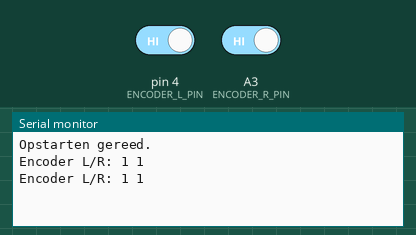
Bench run of a sketch on a simulated Arduino Uno, built with avr-gcc and run on an emulated ATmega328P. Parts: the last lines printed to the serial monitor. Inputs (shaded band) come from the test bench; at power-on: pin 4 (ENCODER_L_PIN) HIGH, A3 (ENCODER_R_PIN) HIGH.

Above: at 1.2 s.
1.3 s: pin 4 (ENCODER_L_PIN) driven LOW
At 2.6 s:
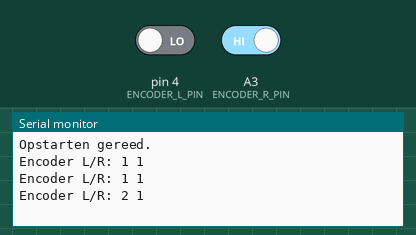
2.8 s: A3 (ENCODER_R_PIN) driven LOW
At 3.8 s:
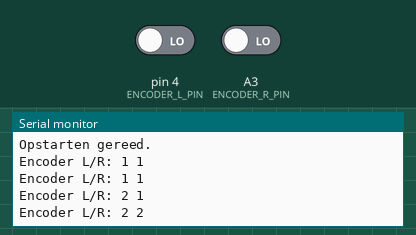
4.3 s: pin 4 (ENCODER_L_PIN) driven HIGH
At 5.3 s:
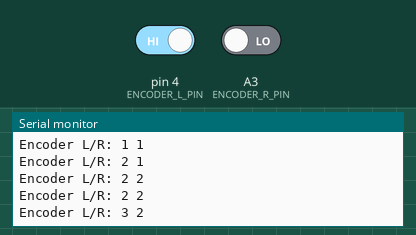
5.8 s: A3 (ENCODER_R_PIN) driven HIGH
At 6.8 s:
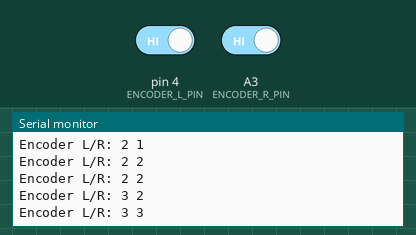
Timing chart, 0 to 8.3 s (numbered marks = the images above; inputs shaded):
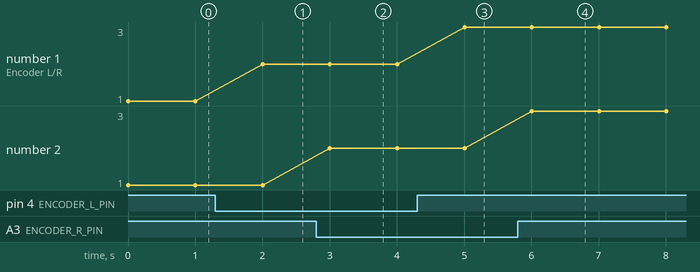

The sketch:

les_6_p21_encoders.ino
```cpp
const int ENCODER_L_PIN  =  4 ;
const int ENCODER_R_PIN  = A3 ;

int EncoderLTeller, EncoderRTeller;

// to support printf
int my_putc(char c, FILE *t) {
  if (c == '\n') Serial.write('\r');
  return Serial.write(c);
}

// the setup routine runs once when you press reset:
void setup() {
  Serial.begin(115200);           // start serial
  fdevopen( &my_putc, 0);        // device 0 (stdout) output naar my_putc()

  printf("Opstarten gereed.\n");
}

void loop() {
  static int SecTakt;

  // zo vaak mogelijk
  EncoderTakt();

  // seconde lus
  int ms = millis();
  if ((ms - SecTakt) > 0) {
    SecTakt = ms + 1000;  // zet tijd voor volgende interval

    printf("Encoder L/R: %d %d\n", EncoderLTeller, EncoderRTeller);
  }
}

void EncoderTakt()
{
  static bool VorigeEncoderL;
  static bool VorigeEncoderR;

  // lees linkse encoder
  bool ActPin = digitalRead(ENCODER_L_PIN);
  if (ActPin != VorigeEncoderL) {
    // flank
    VorigeEncoderL = ActPin;
    EncoderLTeller++;
  }

  // lees rechtse encoder
  ActPin = digitalRead(ENCODER_R_PIN);
  if (ActPin != VorigeEncoderR) {
    // flank
    VorigeEncoderR = ActPin;
    EncoderRTeller++;
  }
}
```

Measured:
- after the input at 1.3 s, the serial monitor: prints a new line after 0.70 s (image 1)
- after the input at 2.8 s, the serial monitor: prints a new line after 0.20 s (image 2)
- after the input at 4.3 s, the serial monitor: prints a new line after 0.71 s (image 3)
- after the input at 5.8 s, the serial monitor: prints a new line after 0.21 s (image 4)
- plotted number 1: 1 → 2 after the input at 1.3 s, 2 → 3 after the input at 4.3 s
